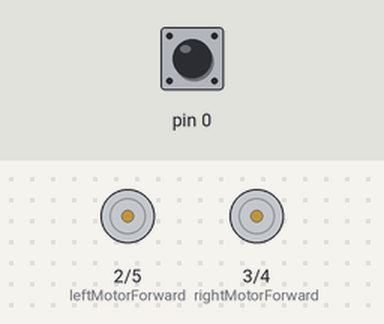
A sketch run on a simulated Arduino Uno, built with avr-gcc and run on an emulated ATmega328P. On the bench: motor-driver pin pairs drawn as motors (green arrow = first pin HIGH = forward, orange = second pin HIGH = backward, longer = more drive). The test bench sets the inputs (shaded band); at power-on: pin 0 LOW.

Above: at 1.2 s.
1.3 s: pin 0 driven HIGH
At 2.5 s:
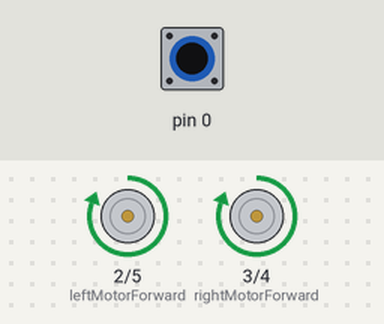
2.8 s: pin 0 pulsed LOW 5 times (0.12 s each, 0.3 s apart)
Timing chart, 0 to 5.8 s (numbered marks = the images above; inputs shaded):
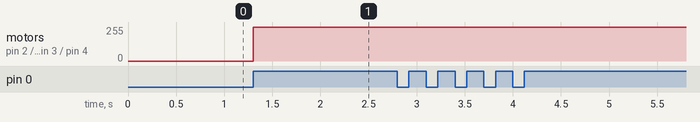

The sketch:

riz.ino
```cpp
#define leftMotorForward 2
#define rightMotorForward 3
#define rightMotorReverse 4
#define leftMotorReverse 5
#define leftIR 6
#define rightIR 7
void setup() {
pinMode(leftMotorForward,OUTPUT);
pinMode(rightMotorForward,OUTPUT);
pinMode(rightMotorReverse,OUTPUT);
pinMode(leftMotorReverse,OUTPUT);
pinMode(leftIR,INPUT);
pinMode(rightIR,INPUT);
}

void loop() {
  if(digitalRead(leftIR==LOW)&&digitalRead(rightIR==LOW)){
   digitalWrite(leftMotorForward,HIGH);
   digitalWrite(rightMotorForward,HIGH);
  }
  else if(digitalRead(rightIR==HIGH)&&digitalRead(leftIR==HIGH)){
   digitalWrite(leftMotorForward,LOW);
   digitalWrite(rightMotorForward,LOW);
  }
  else if(digitalRead(rightIR==HIGH)&&digitalRead(leftIR==LOW)){
    digitalWrite(leftMotorForward,LOW);
   digitalWrite(rightMotorForward,HIGH);
  }
  else if(digitalRead(rightIR==LOW)&&digitalRead(leftIR==HIGH)){
    digitalWrite(leftMotorForward,HIGH);
   digitalWrite(rightMotorForward,LOW);
  }
}
```

Measured:
- after the input at 1.3 s, motor on pin 2 (leftMotorForward) / pin 5 (leftMotorReverse), motor on pin 3 (rightMotorForward) / pin 4 (rightMotorReverse): stopped → forward 255/255 at once
